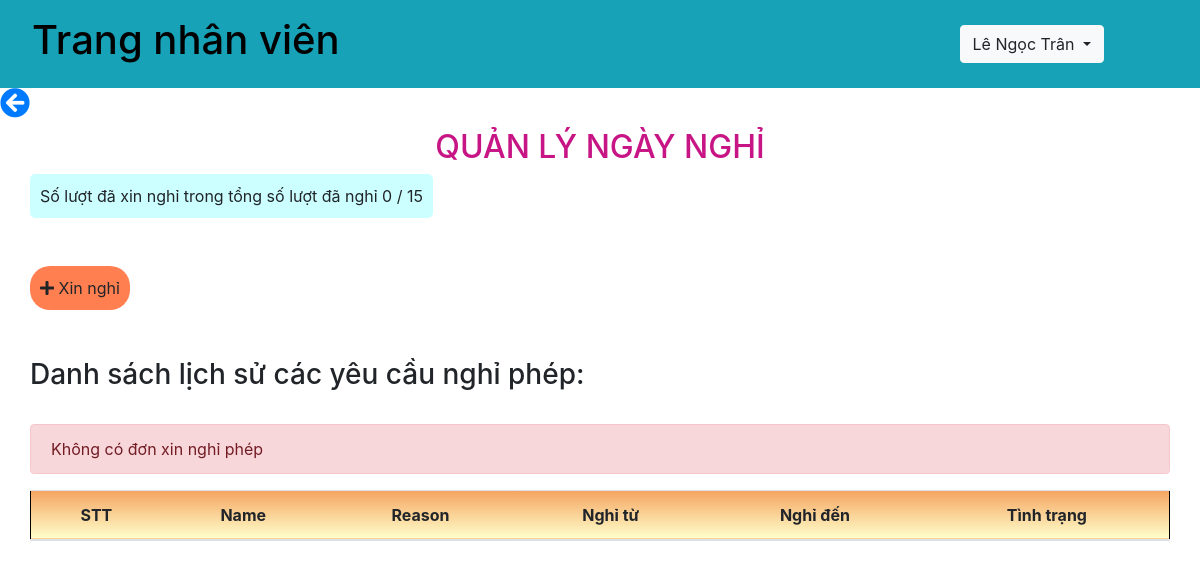
Screenshot of /api/nghiphep.php (signed in) with the database file from the repository.
### tables this page shows
CREATE TABLE `nhanvien` (
  `id` int(11) NOT NULL,
  `name` varchar(100) NOT NULL,
  `username` varchar(50) NOT NULL,
  `password` varchar(100) NOT NULL,
  `maPB` varchar(50) NOT NULL,
  `chucvu` varchar(100) NOT NULL,
  `image` varchar(50) NOT NULL,
  `tongngaynghi` int(11) NOT NULL,
  `duocnghi` int(11) NOT NULL,
  `status` int(11) NOT NULL,
  `cmnd` varchar(20) NOT NULL,
  `email` varchar(50) NOT NULL,
  `sdt` int(11) NOT NULL,
  `diachi` varchar(100) NOT NULL
);

### db.php (called while the page is built, shortened)
<?php
    function open_database(){
        $conn = mysqli_connect(host, username, password, db);
        return $conn;
    }
    function get_info_nhanvien($username){
        $conn = open_database();
        $sql = "SELECT * FROM nhanvien WHERE username = ?";
        $stmt = $conn->prepare($sql);
        $stmt->bind_param("s", $username);
        if(!$stmt->execute()){
            return array('code' => 1, 'message' =>'Cannot execute query');
        }
        $result = $stmt->get_result();
        $data = $result->fetch_assoc();
        return array('code' => 0, 'message' =>'', 'data' => $data);
    }
    function check_truong_phong($name, $maPB){
        $conn = open_database();
        $chucvu = "trưởng phòng";
        $sql = "select * from nhanvien where name = ? and maPB = ? and chucvu = ?";
        $stmt = $conn->prepare($sql);
        $stmt->bind_param('sss', $name, $maPB, $chucvu);
        if(!$stmt->execute()){
            return array('code'=>1, 'message'=>'cannot execute command');
        }
        $result = $stmt->get_result();
        return true;
    }
    function get_don_nghiphep($nameNv){
        $conn = open_database();
        $sql = "SELECT * from nghiphep where name = ?";
        $stmt = $conn->prepare($sql);
        $stmt->bind_param('s', $nameNv);
        if(!$stmt->execute()){
            return array('code' => 1, 'message' =>'cannot execute command');
        }
        $result = $stmt->get_result();
        if($result->num_rows == 0){
            return array('code'=>2, 'message'=>'Không có đơn xin nghỉ nào');
        }
        return array('code'=>0, 'message'=>'', 'data'=>$data);
    }
    function check_don_nghi_phep($name){
        $conn = open_database();
        $sql = "SELECT * FROM nghiphep WHERE name= ? ORDER BY id DESC LIMIT 1";
        $stmt = $conn->prepare($sql);
        $stmt->bind_param('s', $name);
        $stmt->execute();
        $result = $stmt->get_result();
        $data = $result->fetch_assoc();
        return array('code' => 0, 'message' =>'', 'data' => $data);
    }
?>

### api/nghiphep.php (the view, shortened to what this page needs)
<?php
    require_once('../db.php');
?>
<!DOCTYPE html>
<html lang="en">
<head>
    <link rel="stylesheet" href="https://maxcdn.bootstrapcdn.com/bootstrap/4.5.2/css/bootstrap.min.css">
	<link rel="stylesheet" href="https://use.fontawesome.com/releases/v5.15.4/css/all.css">
</head>
<body>
    <?php
        $username = $_SESSION["username"];
        if($username == "admin"){
            $nameNV = $_GET['name'];
            $result = get_info_admin($username);
            if($result['code'] == 0){
                $data = $result['data'];
            }
            ?>
                <nav class="navbar navbar-expand-sm bg-info justify-content-between">
                    <div class="nav-item">
                        <h1 class="nav-link">Trang giám đốc</h1>
                    </div>
                    <div class="nav-item">
                        <div class="dropdown">
                            <button type="button" class="btn btn-light dropdown-toggle" data-toggle="dropdown">
                            <?= $data['name'] ?>
                            </button>
                            <div class="dropdown-menu">
                                <a class="dropdown-item" href="../logout.php">Đăng xuất</a>
                            </div>
                        </div>
                    </div>
                </nav>
            <?php
        }else{
            $result = get_info_nhanvien($username);
            if($result['code'] == 0){
                $data = $result['data'];
            }
            ?>
                <nav class="navbar navbar-expand-sm bg-info justify-content-between">
                    <div class="nav-item">
                        <h1 class="nav-link"><a href="../index.php" style="text-decoration: none; color: black;">Trang nhân viên</a></h1>
                    </div>
                    <div class="nav-item">
                        <div class="dropdown">
                            <button type="button" class="btn btn-light dropdown-toggle" data-toggle="dropdown">
                            <?= $data['name'] ?>
                            </button>
                        </div>
                    </div>
                </nav>
            <?php
        }
    ?>
    <a style="text-decoreation: none;" href="../index.php"><i class="fas fa-arrow-circle-left"></i></a>
    <div class="container mt-2">
        <h2 style="color: #C71585; text-align: center;">QUẢN LÝ NGÀY NGHỈ </h2>
        <div class="row mb-5">
            <span  style="background:#CCFFFF; padding: 10px; border-radius: 5px;">Số lượt đã xin nghỉ trong tổng số lượt đã nghỉ <?=$data['tongngaynghi']?> / <?=$data['duocnghi']?></span>
        </div>
	    <div class="row mb-5">
            <?php
                $resultCheckDon = check_don_nghi_phep($data['name']);
                if($resultCheckDon['code'] == 0){
                    $dataDon = $resultCheckDon['data'];
                }
                if($dataDon['status'] === "waiting"){
                    ?>
                        <span></span>
                    <?php
                }else if($data['tongngaynghi'] - $data['duocnghi'] === 0){
                    ?>
                        <span></span>
                    <?php
                }
                else{
                    ?>
                        <span style="background: #FF7F50; padding: 10px; border-radius:20px"><i class="fas fa-plus" data-toggle="modal" data-target="#confirm-xin-nghi"></i> Xin nghỉ</span>
                    <?php
                }
            ?>
        </div>
        <div class="row">
            <?php
                if(check_truong_phong($data['name'], $data['maPB']) == false){
                    ?>
                        <div class="table-responsive">
			            <h3>Danh sách lịch sử các yêu cầu nghỉ phép:</h3>
                        <br>
                            <table class="table table-lg table-striped text-center">
                                <thead>
                                <tr>
                                    <th>STT</th>
                                    <th>Reason</th>
                                    <th>Nghỉ từ</th>
                                    <th>Nghỉ đến</th>
                                    <th>Tình trạng</th>
                                </tr>
                                </thead>
                                <tbody>
                                <?php
                                    $stt = 1;
                                    $resultList = get_don_nghiphep($data['name']);
                                    if($resultList['code'] == 0){
                                        $data1 = $resultList['data'];
                                        if(count($data1) > 0 && is_array($data1)){
                                            foreach ($data1 as $row1) {
                                                ?>
                                                <tr>
                                                    <td><?=$stt?></td>
                                                    <td><?=$row1['reason']?></td>
                                                    <td><?=$row1['fromDay']?></td>
                                                    <td><?=$row1['toDay']?></td>
                                                    <td><?=$row1['status']?></td>
                                                </tr>
                                                <?php
                                                $stt += 1;
                                            }
                                        }
                                    }else{
                                        ?>
                                            <div class="alert alert-danger">Không có đơn xin nghỉ phép</div>
                                        <?php
                                    }
                                ?>
                                </tbody>
                            </table>
                        </div>
                    <?php
                }else if(check_truong_phong($data['name'], $data['maPB']) == true){
                    ?>
                        <div class="table-responsive">
			    <h3>Danh sách lịch sử các yêu cầu nghỉ phép:</h3>
                            <br>
                            <table class="table table-lg table-striped text-center">
                                <thead>
                                <tr>
                                    <th>STT</th>
                                    <th>Name</th>
                                    <th>Reason</th>
                                    <th>Nghỉ từ</th>
                                    <th>Nghỉ đến</th>
                                    <th>Tình trạng</th>
                                </tr>
                                </thead>
                                <tbody>
                                <?php
                                    $stt = 1;
                                    $resultList = get_don_nghiphep($data['name']);
                                    if($resultList['code'] == 0){
                                        $data1 = $resultList['data'];
                                        if(count($data1) > 0 && is_array($data1)){
                                            foreach ($data1 as $row1) {
                                                ?>
                                                <tr>
                                                    <td><?=$stt?></td>
                                                    <td><?=$row1['name']?></td>
                                                    <td><?=$row1['reason']?></td>
                                                    <td><?=$row1['fromDay']?></td>
                                                    <td><?=$row1['toDay']?></td>
                                                    <td><?=$row1['status']?></td>
                                                </tr>
                                                <?php
                                                $stt += 1;
                                            }
                                        }
                                    }else{
                                        ?>
                                            <div class="alert alert-danger">Không có đơn xin nghỉ phép</div>
                                        <?php
                                    }
                                ?>
                                </tbody>
                            </table>
                        </div>
                    <?php
                }
            ?>
        </div>
    </div>
</body>
</html>

### api/nghiphep.php (style rules this page uses)
.nav-item .dropdown { margin-right: 80px; }
a i { font-size: 30px; }
th { background-image: linear-gradient(#F4A460,#FFFFCC); }
.table { border: 1px solid black; }

### rows the page displays
nhanvien: name "Lê Ngọc Trân", tongngaynghi "0", duocnghi "15"
